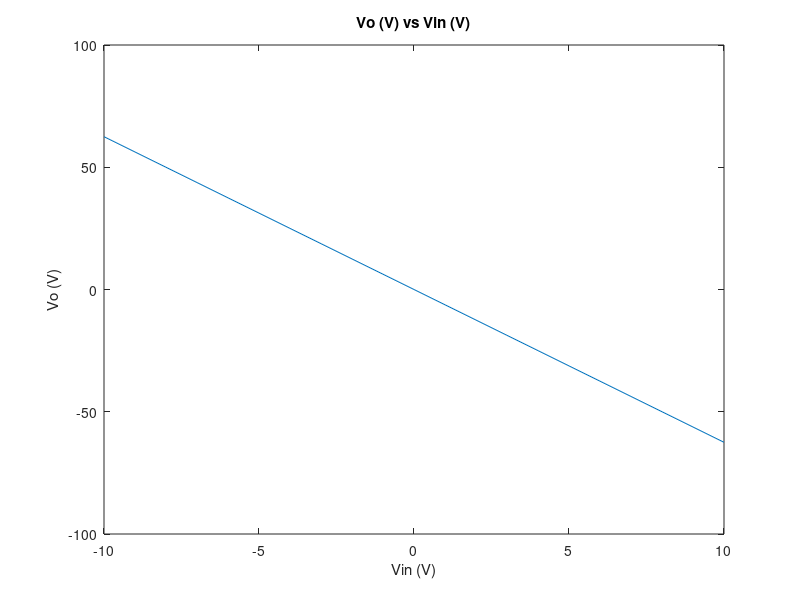
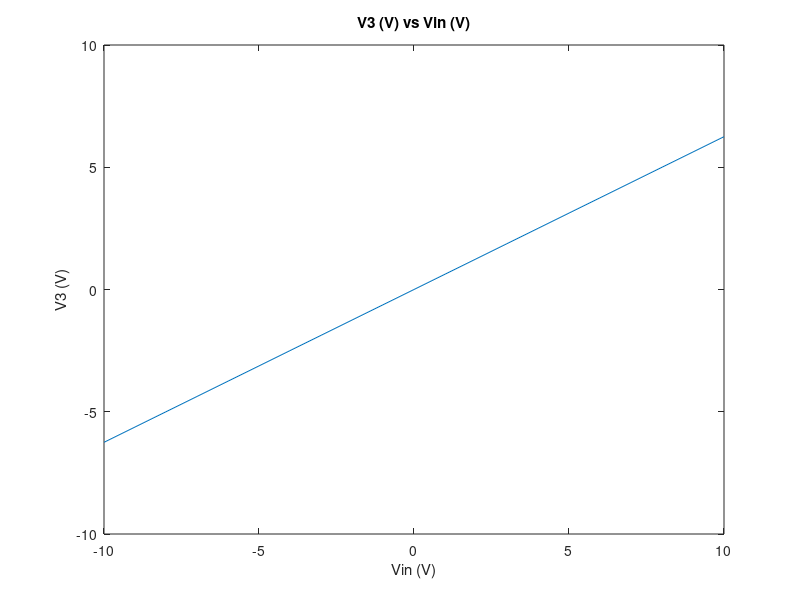
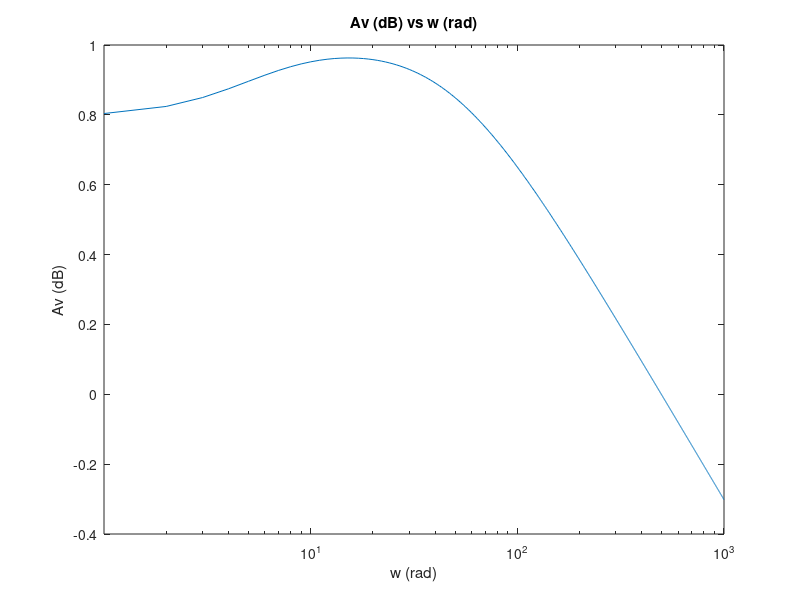
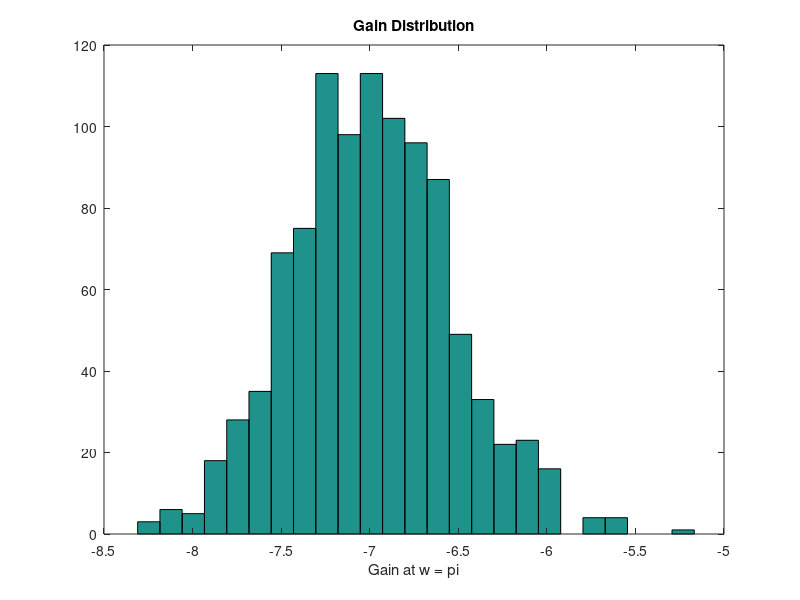

These charts were generated, in order, by the following MATLAB code:
% Name: Agbogu Chidera Joseph
% Student No: 1010506053
% Course: ELEC 4700
% PA 7

G = zeros(6, 6); 

%Resistances:
r1 = 1;
r2 = 2;
r3 = 10;
r4 = 0.1; 
r0 = 1000; 

%Conductances:
G1 = 1/r1;
G2 = 1/r2;
G3 = 1/r3;
G4 = 1/r4;
G0 = 1/r0;

%Additional Parameters:
alpha = 100;
cap = 0.25;
L = 0.2;
vin = zeros(1, 20);
vo = zeros(1, 20);
v3 = zeros(1, 20);

G(1, 1) = 1;                                    
G(2, 1) = -G1; 
G(2, 2) = G1 + G2; 
G(2, 3) = 1; 
G(3 ,2) = -1; 
G(3, 4) = 1;                      
G(4, 3) = -1; 
G(4, 4) = G3;  
G(5, 4) = alpha*G3;
G(5, 5) = 1; 
G(6, 5) = -G4;
G(6, 6) = G4 + G0;   


C = zeros(6, 6);

C(2, 1) = -cap; C(2, 2) = cap;
C(3, 3) = L;

F = zeros(1, 6);
v = -10;

for i = 1:21
    vin(i) = v;
    F(1) = vin(i);
    
    Vm = G\F';
    
    vo(i) = Vm(6);
    v3(i) = Vm(4);
    v = v + 1;
end


figure(1)
plot(vin, vo);
title('Vo (V) vs Vin (V)');
xlabel('Vin (V)')
ylabel('Vo (V)')

figure(2)
plot(vin, v3)
title('V3 (V) vs Vin (V)')
xlabel('Vin (V)')
ylabel('V3 (V)')



F(1) = 1;
vo2 = zeros(1, 1000); 
freq = linspace(0, 1000, 1000); % note: in radians
Av = zeros(1, 1000);
Avlog = zeros(1, 1000);

for i = 1:1000
    Vm2 = (G+1i*freq(i)*C)\F';
    vo2(i) = Vm2(6);
    Av(i) = vo2(i)/F(1);
    Avlog(i) = log10(Av(i));
end 
    
figure(3)
semilogx(freq, Avlog)
xlim([0 1000])
title('Av (dB) vs w (rad)')
xlabel('w (rad)')
ylabel('Av (dB)')
    
w = pi;
Av2 = zeros(15, 1);
Cper = zeros(15, 1);
vo3 = zeros(1, 15);

for i = 1:1000
    C(2, 1) = normrnd(-cap, 0.05); 
    C(2, 2) = normrnd(cap, 0.05);
    C(3, 3) = normrnd(L, 0.05);
    Vm3 = (G+1i*w*C)\F';
    vo3(i) = Vm3(6);
    Av2(i) = vo3(i)/F(1);
end

figure(4)
hist(real(Av2), 25)
title('Gain Distribution')
xlabel('Gain at w = pi')